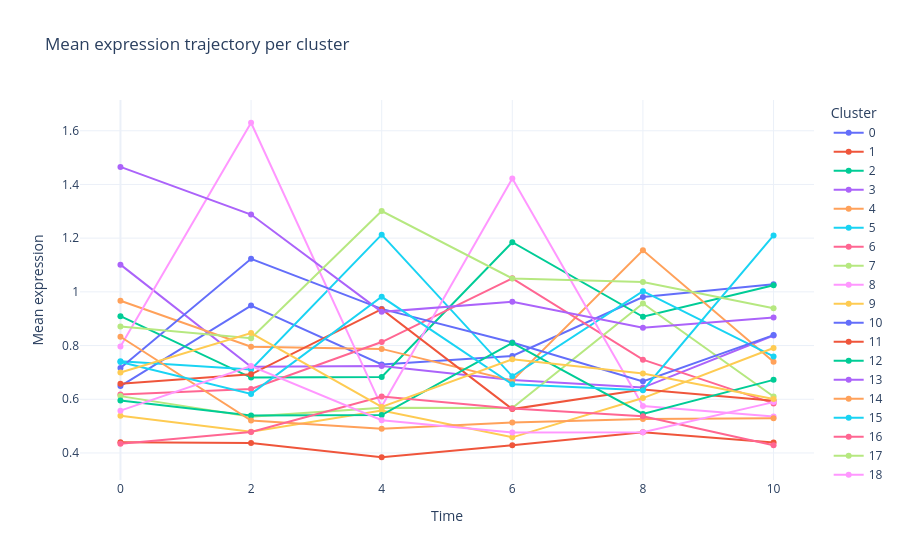

The code cell stored with this chart in its notebook:
### Markdown cell above
---
### Mean/Medoid Trajectory over Time

While cluster distance matrices provide information about the separation between clusters, they do not directly reveal the biological dynamics represented by each cluster of trajectorys. To better understand the temporal behavior of the clustered trajectories, we can compute a representative trajectory for every cluster and visualize its development over time.

Several aggregation strategies can be used:

- **Mean**: The average value across all trajectories belonging to a cluster at each time point.
- **Median**: The median value across all trajectories at each time point, providing a more robust estimate that is less sensitive to outliers.
- **Sum**: The total signal across all trajectories within a cluster at each time point.
- **Medoid**: Instead of constructing an artificial average trajectory, the medoid selects the most representative real trajectory within the cluster. The medoid is defined as the trajectory with the smallest average distance to all other trajectories in the same cluster.

The mean, median, and sum aggregations generate synthetic cluster representatives by combining information from multiple trajectories. These summaries provide a smooth overview of the overall cluster behavior and are useful for identifying common temporal trends. In contrast, the medoid corresponds to an actual observed trajectory. This often leads to a more realistic representation of the cluster, especially when trajectories exhibit strong heterogeneity or when averaging would smooth out important biological patterns.

By plotting these representative trajectories over time, it becomes possible to identify characteristic cluster behaviors such as:

- increasing expression over time,
- decreasing expression over time,
- transient activation or repression,
- stable expression profiles,
- delayed responses compared to other clusters.

These trajectory summaries provide an intuitive biological interpretation of the clustering results and help relate cluster structure to temporal cellular dynamics.

### Code cell
fig, info_df = plotter.plot_cluster_trajectories_over_time(
                                                                # entity = "trajectory",                                # this is automaticaly set 
                                                                data = "expression",                                    # this can be "expression" or "ntr" or "new_rna" or "old_rna"
                                                                clustering = "KMeans",
                                                                reduction  = "RandomProjection",
                                                                distance = EuclideanDistance(),
                                                                genes = None,                                           # we will get the aggregation of all genes 
                                                                aggregation = "mean",                                   # this can be "mean" or "sum" or "median" or "medoid"
                                                                figsize=(10, 6)
                                                            )
fig.show()

### Figure 1 — Plotly figure (JSON) as saved in the notebook; plotly's stock layout.template omitted (floating-point values rounded to 4 significant figures)
{"data": [{"customdata": [["0h"], ["2h"], ["4h"], ["6h"], ["8h"], ["10h"]], "hovertemplate": "cluster=0<br>time_num=%{x}<br>value=%{y}<br>time=%{customdata[0]}<extra></extra>", "legendgroup": "0", "line": {"color": "#636efa", "dash": "solid"}, "marker": {"symbol": "circle"}, "mode": "lines+markers", "name": "0", "orientation": "v", "showlegend": true, "type": "scatter", "x": [0, 2, 4, 6, 8, 10], "xaxis": "x", "y": [0.6492, 0.949, 0.7298, 0.761, 0.9808, 1.028], "yaxis": "y"}, {"customdata": [["0h"], ["2h"], ["4h"], ["6h"], ["8h"], ["10h"]], "hovertemplate": "cluster=1<br>time_num=%{x}<br>value=%{y}<br>time=%{customdata[0]}<extra></extra>", "legendgroup": "1", "line": {"color": "#EF553B", "dash": "solid"}, "marker": {"symbol": "circle"}, "mode": "lines+markers", "name": "1", "orientation": "v", "showlegend": true, "type": "scatter", "x": [0, 2, 4, 6, 8, 10], "xaxis": "x", "y": [0.4396, 0.4368, 0.384, 0.4283, 0.4768, 0.4391], "yaxis": "y"}, {"customdata": [["0h"], ["2h"], ["4h"], ["6h"], ["8h"], ["10h"]], "hovertemplate": "cluster=2<br>time_num=%{x}<br>value=%{y}<br>time=%{customdata[0]}<extra></extra>", "legendgroup": "2", "line": {"color": "#00cc96", "dash": "solid"}, "marker": {"symbol": "circle"}, "mode": "lines+markers", "name": "2", "orientation": "v", "showlegend": true, "type": "scatter", "x": [0, 2, 4, 6, 8, 10], "xaxis": "x", "y": [0.9094, 0.6807, 0.6826, 1.185, 0.9072, 1.025], "yaxis": "y"}, {"customdata": [["0h"], ["2h"], ["4h"], ["6h"], ["8h"], ["10h"]], "hovertemplate": "cluster=3<br>time_num=%{x}<br>value=%{y}<br>time=%{customdata[0]}<extra></extra>", "legendgroup": "3", "line": {"color": "#ab63fa", "dash": "solid"}, "marker": {"symbol": "circle"}, "mode": "lines+markers", "name": "3", "orientation": "v", "showlegend": true, "type": "scatter", "x": [0, 2, 4, 6, 8, 10], "xaxis": "x", "y": [1.101, 0.7207, 0.7234, 0.6718, 0.6435, 0.8373], "yaxis": "y"}, {"customdata": [["0h"], ["2h"], ["4h"], ["6h"], ["8h"], ["10h"]], "hovertemplate": "cluster=4<br>time_num=%{x}<br>value=%{y}<br>time=%{customdata[0]}<extra></extra>", "legendgroup": "4", "line": {"color": "#FFA15A", "dash": "solid"}, "marker": {"symbol": "circle"}, "mode": "lines+markers", "name": "4", "orientation": "v", "showlegend": true, "type": "scatter", "x": [0, 2, 4, 6, 8, 10], "xaxis": "x", "y": [0.967, 0.796, 0.7875, 0.6693, 1.155, 0.7397], "yaxis": "y"}, {"customdata": [["0h"], ["2h"], ["4h"], ["6h"], ["8h"], ["10h"]], "hovertemplate": "cluster=5<br>time_num=%{x}<br>value=%{y}<br>time=%{customdata[0]}<extra></extra>", "legendgroup": "5", "line": {"color": "#19d3f3", "dash": "solid"}, "marker": {"symbol": "circle"}, "mode": "lines+markers", "name": "5", "orientation": "v", "showlegend": true, "type": "scatter", "x": [0, 2, 4, 6, 8, 10], "xaxis": "x", "y": [0.7416, 0.7106, 1.213, 0.6854, 1.002, 0.7593], "yaxis": "y"}, {"customdata": [["0h"], ["2h"], ["4h"], ["6h"], ["8h"], ["10h"]], "hovertemplate": "cluster=6<br>time_num=%{x}<br>value=%{y}<br>time=%{customdata[0]}<extra></extra>", "legendgroup": "6", "line": {"color": "#FF6692", "dash": "solid"}, "marker": {"symbol": "circle"}, "mode": "lines+markers", "name": "6", "orientation": "v", "showlegend": true, "type": "scatter", "x": [0, 2, 4, 6, 8, 10], "xaxis": "x", "y": [0.6177, 0.6384, 0.8131, 1.05, 0.7476, 0.5846], "yaxis": "y"}, {"customdata": [["0h"], ["2h"], ["4h"], ["6h"], ["8h"], ["10h"]], "hovertemplate": "cluster=7<br>time_num=%{x}<br>value=%{y}<br>time=%{customdata[0]}<extra></extra>", "legendgroup": "7", "line": {"color": "#B6E880", "dash": "solid"}, "marker": {"symbol": "circle"}, "mode": "lines+markers", "name": "7", "orientation": "v", "showlegend": true, "type": "scatter", "x": [0, 2, 4, 6, 8, 10], "xaxis": "x", "y": [0.6116, 0.5353, 0.5686, 0.5671, 0.9566, 0.6101], "yaxis": "y"}, {"customdata": [["0h"], ["2h"], ["4h"], ["6h"], ["8h"], ["10h"]], "hovertemplate": "cluster=8<br>time_num=%{x}<br>value=%{y}<br>time=%{customdata[0]}<extra></extra>", "legendgroup": "8", "line": {"color": "#FF97FF", "dash": "solid"}, "marker": {"symbol": "circle"}, "mode": "lines+markers", "name": "8", "orientation": "v", "showlegend": true, "type": "scatter", "x": [0, 2, 4, 6, 8, 10], "xaxis": "x", "y": [0.7967, 1.63, 0.5728, 1.422, 0.5747, 0.5358], "yaxis": "y"}, {"customdata": [["0h"], ["2h"], ["4h"], ["6h"], ["8h"], ["10h"]], "hovertemplate": "cluster=9<br>time_num=%{x}<br>value=%{y}<br>time=%{customdata[0]}<extra></extra>", "legendgroup": "9", "line": {"color": "#FECB52", "dash": "solid"}, "marker": {"symbol": "circle"}, "mode": "lines+markers", "name": "9", "orientation": "v", "showlegend": true, "type": "scatter", "x": [0, 2, 4, 6, 8, 10], "xaxis": "x", "y": [0.5385, 0.4786, 0.558, 0.4581, 0.6044, 0.7911], "yaxis": "y"}, {"customdata": [["0h"], ["2h"], ["4h"], ["6h"], ["8h"], ["10h"]], "hovertemplate": "cluster=10<br>time_num=%{x}<br>value=%{y}<br>time=%{customdata[0]}<extra></extra>", "legendgroup": "10", "line": {"color": "#636efa", "dash": "solid"}, "marker": {"symbol": "circle"}, "mode": "lines+markers", "name": "10", "orientation": "v", "showlegend": true, "type": "scatter", "x": [0, 2, 4, 6, 8, 10], "xaxis": "x", "y": [0.7161, 1.123, 0.9365, 0.8113, 0.6667, 0.8388], "yaxis": "y"}, {"customdata": [["0h"], ["2h"], ["4h"], ["6h"], ["8h"], ["10h"]], "hovertemplate": "cluster=11<br>time_num=%{x}<br>value=%{y}<br>time=%{customdata[0]}<extra></extra>", "legendgroup": "11", "line": {"color": "#EF553B", "dash": "solid"}, "marker": {"symbol": "circle"}, "mode": "lines+markers", "name": "11", "orientation": "v", "showlegend": true, "type": "scatter", "x": [0, 2, 4, 6, 8, 10], "xaxis": "x", "y": [0.6579, 0.6929, 0.9355, 0.5633, 0.6365, 0.594], "yaxis": "y"}, {"customdata": [["0h"], ["2h"], ["4h"], ["6h"], ["8h"], ["10h"]], "hovertemplate": "cluster=12<br>time_num=%{x}<br>value=%{y}<br>time=%{customdata[0]}<extra></extra>", "legendgroup": "12", "line": {"color": "#00cc96", "dash": "solid"}, "marker": {"symbol": "circle"}, "mode": "lines+markers", "name": "12", "orientation": "v", "showlegend": true, "type": "scatter", "x": [0, 2, 4, 6, 8, 10], "xaxis": "x", "y": [0.5954, 0.5397, 0.5409, 0.8097, 0.5455, 0.6722], "yaxis": "y"}, {"customdata": [["0h"], ["2h"], ["4h"], ["6h"], ["8h"], ["10h"]], "hovertemplate": "cluster=13<br>time_num=%{x}<br>value=%{y}<br>time=%{customdata[0]}<extra></extra>", "legendgroup": "13", "line": {"color": "#ab63fa", "dash": "solid"}, "marker": {"symbol": "circle"}, "mode": "lines+markers", "name": "13", "orientation": "v", "showlegend": true, "type": "scatter", "x": [0, 2, 4, 6, 8, 10], "xaxis": "x", "y": [1.465, 1.288, 0.9254, 0.9632, 0.8666, 0.9045], "yaxis": "y"}, {"customdata": [["0h"], ["2h"], ["4h"], ["6h"], ["8h"], ["10h"]], "hovertemplate": "cluster=14<br>time_num=%{x}<br>value=%{y}<br>time=%{customdata[0]}<extra></extra>", "legendgroup": "14", "line": {"color": "#FFA15A", "dash": "solid"}, "marker": {"symbol": "circle"}, "mode": "lines+markers", "name": "14", "orientation": "v", "showlegend": true, "type": "scatter", "x": [0, 2, 4, 6, 8, 10], "xaxis": "x", "y": [0.8329, 0.5207, 0.4901, 0.5138, 0.526, 0.529], "yaxis": "y"}, {"customdata": [["0h"], ["2h"], ["4h"], ["6h"], ["8h"], ["10h"]], "hovertemplate": "cluster=15<br>time_num=%{x}<br>value=%{y}<br>time=%{customdata[0]}<extra></extra>", "legendgroup": "15", "line": {"color": "#19d3f3", "dash": "solid"}, "marker": {"symbol": "circle"}, "mode": "lines+markers", "name": "15", "orientation": "v", "showlegend": true, "type": "scatter", "x": [0, 2, 4, 6, 8, 10], "xaxis": "x", "y": [0.739, 0.6199, 0.9815, 0.6556, 0.6339, 1.21], "yaxis": "y"}, {"customdata": [["0h"], ["2h"], ["4h"], ["6h"], ["8h"], ["10h"]], "hovertemplate": "cluster=16<br>time_num=%{x}<br>value=%{y}<br>time=%{customdata[0]}<extra></extra>", "legendgroup": "16", "line": {"color": "#FF6692", "dash": "solid"}, "marker": {"symbol": "circle"}, "mode": "lines+markers", "name": "16", "orientation": "v", "showlegend": true, "type": "scatter", "x": [0, 2, 4, 6, 8, 10], "xaxis": "x", "y": [0.434, 0.4784, 0.6105, 0.5654, 0.5366, 0.4284], "yaxis": "y"}, {"customdata": [["0h"], ["2h"], ["4h"], ["6h"], ["8h"], ["10h"]], "hovertemplate": "cluster=17<br>time_num=%{x}<br>value=%{y}<br>time=%{customdata[0]}<extra></extra>", "legendgroup": "17", "line": {"color": "#B6E880", "dash": "solid"}, "marker": {"symbol": "circle"}, "mode": "lines+markers", "name": "17", "orientation": "v", "showlegend": true, "type": "scatter", "x": [0, 2, 4, 6, 8, 10], "xaxis": "x", "y": [0.8711, 0.8271, 1.301, 1.05, 1.037, 0.939], "yaxis": "y"}, {"customdata": [["0h"], ["2h"], ["4h"], ["6h"], ["8h"], ["10h"]], "hovertemplate": "cluster=18<br>time_num=%{x}<br>value=%{y}<br>time=%{customdata[0]}<extra></extra>", "legendgroup": "18", "line": {"color": "#FF97FF", "dash": "solid"}, "marker": {"symbol": "circle"}, "mode": "lines+markers", "name": "18", "orientation": "v", "showlegend": true, "type": "scatter", "x": [0, 2, 4, 6, 8, 10], "xaxis": "x", "y": [0.5575, 0.7234, 0.522, 0.4759, 0.477, 0.5894], "yaxis": "y"}, {"customdata": [["0h"], ["2h"], ["4h"], ["6h"], ["8h"], ["10h"]], "hovertemplate": "cluster=19<br>time_num=%{x}<br>value=%{y}<br>time=%{customdata[0]}<extra></extra>", "legendgroup": "19", "line": {"color": "#FECB52", "dash": "solid"}, "marker": {"symbol": "circle"}, "mode": "lines+markers", "name": "19", "orientation": "v", "showlegend": true, "type": "scatter", "x": [0, 2, 4, 6, 8, 10], "xaxis": "x", "y": [0.6997, 0.8466, 0.5716, 0.7486, 0.696, 0.6013], "yaxis": "y"}], "layout": {"legend": {"title": {"text": "Cluster"}, "tracegroupgap": 0}, "title": {"text": "Mean expression trajectory per cluster"}, "xaxis": {"anchor": "y", "domain": [0, 1], "title": {"text": "Time"}}, "yaxis": {"anchor": "x", "domain": [0, 1], "title": {"text": "Mean expression"}}}}
